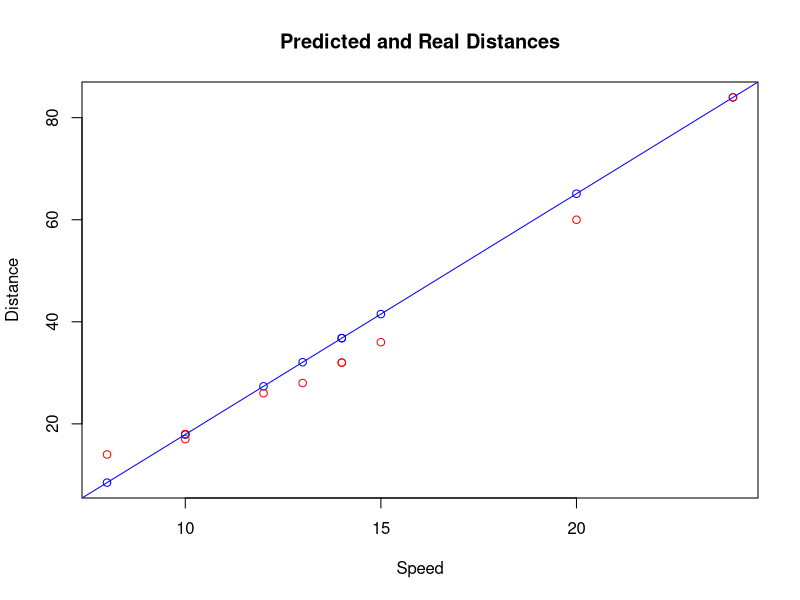

Recreate this plot in R.
## ---- chunk 1
library("readr")
cars <- read.csv("./data/cars.csv")
## ---- chunk 2
names(cars) <- c("brand","speed","distance")
cars$brand <- as.character(cars$brand)
## ---- chunk 3
trainPct <- 0.8
trainSize <- round(nrow(cars)*trainPct)
testSize <- nrow(cars) - trainSize
## ---- chunk 4
seed <- 8888
set.seed(seed)
trainIndex <- sample(seq_len(nrow(cars)), size=trainSize)
## ---- chunk 5
trainSet <- cars[trainIndex,]
testSet <- cars[-trainIndex,]
## ---- chunk 6
linear <- lm(distance~ speed, trainSet)
## ---- chunk 7
predictions <- predict(linear, testSet)
## ---- chunk 8
plot(testSet$speed, predictions, col="Blue", xlab="Speed", ylab="Distance", main="Predicted and Real Distances")
points(testSet$speed, testSet$distance, col="Red")
abline(linear, col="Blue")
